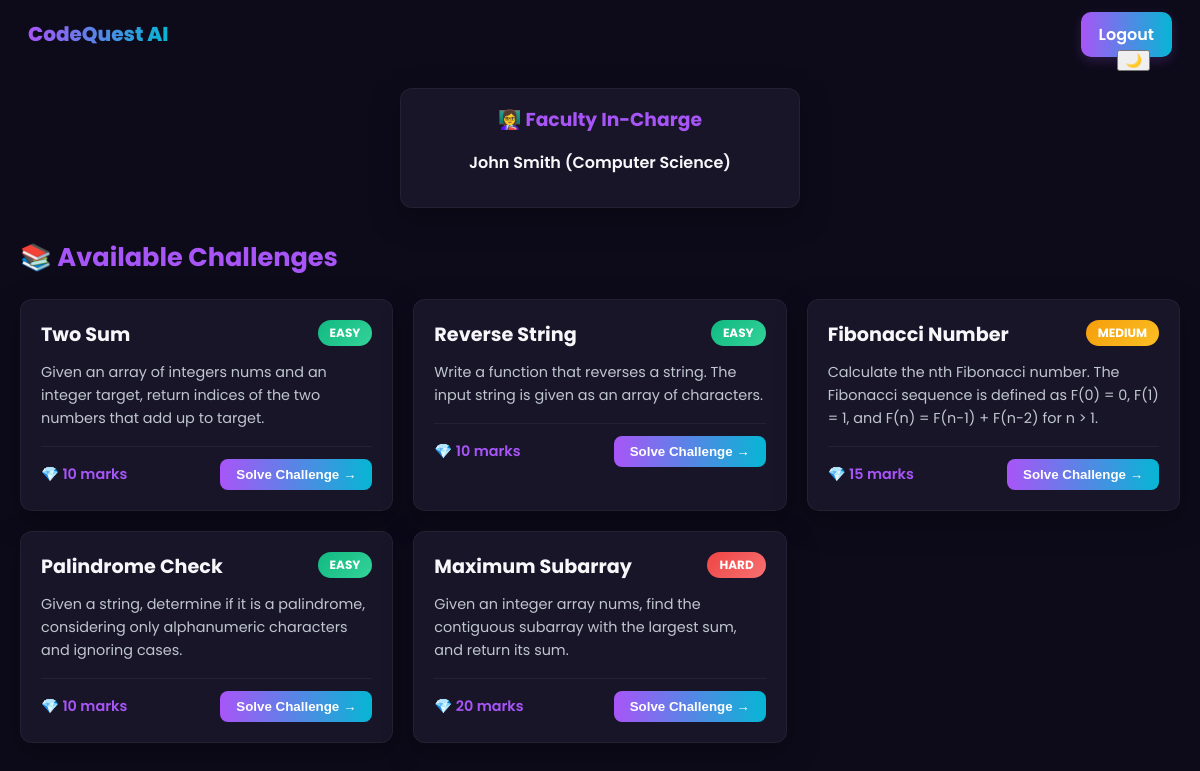
Screenshot of /student/dashboard/ (signed in) with the database file from the repository.
### core/models.py (models this page shows, shortened)
class Faculty(models.Model):
    user = models.OneToOneField(User, on_delete=models.CASCADE)
    department = models.CharField(max_length=100)

class Question(models.Model):
    faculty = models.ForeignKey(Faculty, on_delete=models.CASCADE, related_name='questions')
    title = models.CharField(max_length=255)
    description = models.TextField()
    difficulty = models.CharField(
        max_length=20,
        choices=[('Easy', 'Easy'), ('Medium', 'Medium'), ('Hard', 'Hard')],
        default='Easy'
    )
    marks = models.IntegerField(default=0)
    created_at = models.DateTimeField(auto_now_add=True)
    example_input = models.TextField(blank=True)
    example_output = models.TextField(blank=True)
    constraints = models.TextField(blank=True)

### core/views.py (the view)
# urls.py: path('student/dashboard/', views.student_dashboard, name='student_dashboard'),
@login_required
def student_dashboard(request):
    try:
        student = Student.objects.get(user=request.user)
    except Student.DoesNotExist:
        messages.error(request, "Student profile not found.")
        return redirect('logout')
    faculty = student.faculty
    questions = Question.objects.filter(faculty=faculty) if faculty else []
    submissions = Submission.objects.filter(student=student)
    languages = {
        "Python": "🐍",
        "C++": "💻",
        "Java": "☕",
        "C": "⚙️",
    }
    context = {
        "student": student,
        "faculty": faculty,
        "questions": questions,
        "submissions": submissions,
        "languages": languages,
    }
    return render(request, 'core/student_dashboard.html', context)

### core/templates/core/student_dashboard.html (shortened to what this page needs)
{% load static %}
<!DOCTYPE html>
<html lang="en">
<head>
  <link rel="stylesheet" href="{% static 'dynamic/CSS/student_dashboard.css' %}" />
</head>
<body>
  <button id="themeToggle" class="theme-toggle" aria-label="Toggle theme">🌙</button>
  <header class="header">
    <div class="brand">CodeQuest <span>AI</span></div>
    <div class="header-right">
      <a href="{% url 'logout' %}" class="logout-btn">Logout</a>
    </div>
  </header>
  <main class="container">
    <section class="faculty-section panel">
      <div class="faculty-card">
        <h3>👩‍🏫 Faculty In-Charge</h3>
        <p id="facultyName">
          {% if faculty %}
            {{ faculty.user.get_full_name|default:faculty.user.username }} ({{ faculty.department }})
          {% else %}
            Not assigned yet
          {% endif %}
        </p>
      </div>
    </section>
    <section class="questions-section panel">
      <h2 class="panel-title">📚 Available Challenges</h2>
      <div class="questions-grid">
        {% for question in questions %}
          <div class="question-card" data-question-id="{{ question.id }}">
            <div class="question-header">
              <h3>{{ question.title }}</h3>
              <span class="difficulty-badge difficulty-{{ question.difficulty|lower }}">
                {{ question.difficulty }}
              </span>
            </div>
            <p class="question-description">{{ question.description|truncatewords:30 }}</p>
            <div class="question-footer">
              <span class="marks">💎 {{ question.marks }} marks</span>
              <button class="btn-solve" data-question-id="{{ question.id }}">
                Solve Challenge →
              </button>
            </div>
          </div>
        {% empty %}
          <p class="empty-state">No challenges available yet. Check back soon!</p>
        {% endfor %}
      </div>
    </section>
  </main>
</body>
</html>

### core/static/dynamic/CSS/student_dashboard.css (style rules this page uses)
:root { --bg:#0d0b1a; --panel:#181529; --muted:#bfc6cf; --accent1:#a855f7; --accent2:#06b6d4; --text:#f7f7fa; --editor-bg-dark:#0b0b12; --editor-text-dark:#f5f5f5; --radius:12px; --header-h:68px; }
* { box-sizing:border-box }
html,body { height:100%;margin:0;font-family:"Poppins",system-ui,-apple-system,"Segoe UI",Roboto,Arial;background:var(--bg);color:var(--text);-webkit-font-smoothing:antialiased }
.theme-toggle { position:fixed;top:50px;right:50px;z-index:120 }
.header { height:var(--header-h);display:flex;align-items:center;justify-content:space-between;padding:0 28px;background:transparent;position:sticky;top:0;z-index:110 }
.brand { font-weight:800;font-size:1.25rem;background:linear-gradient(90deg,var(--accent1),var(--accent2));-webkit-background-clip:text;-webkit-text-fill-color:transparent }
.header-right { display:flex;align-items:center;gap:12px }
.logout-btn { padding:10px 18px;border-radius:10px;background:linear-gradient(90deg,var(--accent1),var(--accent2));color:#fff;font-weight:600;text-decoration:none;transition:all 0.3s ease;box-shadow:0 4px 12px rgba(168,85,247,0.2) }
.container { max-width:1200px;margin:16px auto;padding:0 20px }
.panel { background:transparent }
.panel-title { font-size:1.6rem;margin-bottom:22px;color:var(--accent1) }
.faculty-section { margin-top: 20px; display: flex; justify-content: center; }
.faculty-card { background: var(--panel); padding: 16px 24px; border-radius: var(--radius); box-shadow: 0 10px 30px rgba(0, 0, 0, 0.35); text-align: center; width: 100%; max-width: 400px; border: 1px solid rgba(255, 255, 255, 0.05); }
.faculty-card h3 { margin: 0 0 8px 0; color: var(--accent1); }
.faculty-card p { font-weight: 600; color: var(--text); }
.questions-section { margin-top: 30px; }
.questions-grid { display: grid; grid-template-columns: repeat(auto-fill, minmax(300px, 1fr)); gap: 20px; margin-top: 20px; }
.question-card { background: var(--panel); border-radius: var(--radius); padding: 20px; border: 1px solid rgba(255, 255, 255, 0.05); box-shadow: 0 10px 30px rgba(0, 0, 0, 0.35); transition: transform 0.2s, box-shadow 0.2s; cursor: pointer; }
.question-header { display: flex; justify-content: space-between; align-items: flex-start; margin-bottom: 12px; gap: 12px; }
.question-header h3 { margin: 0; font-size: 1.2rem; color: var(--text); flex: 1; }
.difficulty-badge { padding: 4px 12px; border-radius: 20px; font-size: 0.75rem; font-weight: 700; text-transform: uppercase; white-space: nowrap; }
.difficulty-easy { background: linear-gradient(135deg, #10b981, #34d399); color: white; }
.difficulty-medium { background: linear-gradient(135deg, #f59e0b, #fbbf24); color: white; }
.difficulty-hard { background: linear-gradient(135deg, #ef4444, #f87171); color: white; }
.question-description { color: var(--muted); font-size: 0.9rem; line-height: 1.6; margin: 12px 0; }
.question-footer { display: flex; justify-content: space-between; align-items: center; margin-top: 16px; padding-top: 12px; border-top: 1px solid rgba(255, 255, 255, 0.05); }
.marks { font-weight: 600; color: var(--accent1); font-size: 0.9rem; }
.btn-solve { padding: 8px 16px; border-radius: 8px; border: none; background: linear-gradient(90deg, var(--accent1), var(--accent2)); color: white; font-weight: 600; cursor: pointer; transition: transform 0.2s; }

### rows the page displays
Faculty: user.get_full_name "John Smith", department "Computer Science"
Question: title "Two Sum", difficulty "EASY", description "Given an array of integers nums and an integer target, return indices of the two numbers that add up to target.", marks "10"
Question: title "Reverse String", difficulty "EASY", description "Write a function that reverses a string. The input string is given as an array of characters.", marks "10"
Question: title "Fibonacci Number", difficulty "MEDIUM", description "Calculate the nth Fibonacci number. The Fibonacci sequence is defined as F(0) = 0, F(1) = 1, and F(n) = F(n-1) + F(n-2) for n > 1.", marks "15"
Question: title "Palindrome Check", difficulty "EASY", description "Given a string, determine if it is a palindrome, considering only alphanumeric characters and ignoring cases.", marks "10"
Question: title "Maximum Subarray", difficulty "HARD", description "Given an integer array nums, find the contiguous subarray with the largest sum, and return its sum.", marks "20"
